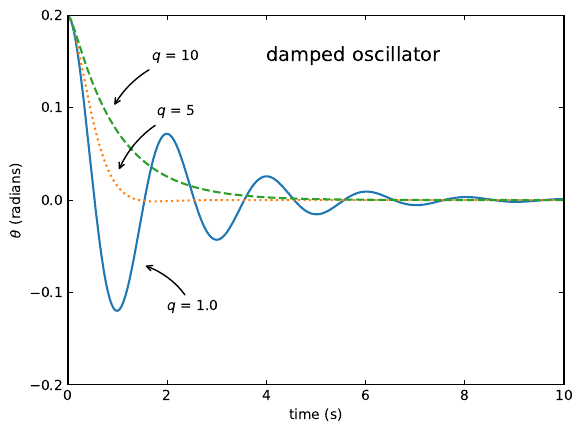

The Julia source for this figure:
using LaTeXStrings
using PyPlot

g = 9.8
l = 1.0
dt = 0.04
theta0 = 0.2
omega0 = 0.0

function euler_1step(theta0::Float64, omega0::Float64, dt::Float64, q::Float64)
	omega1::Float64 = omega0 - g/l*theta0*dt - q*omega0*dt
	theta1::Float64 = theta0 + omega1*dt
	theta1, omega1
end

function euler(theta0::Float64, omega0::Float64, dt::Float64, tend::Float64, q::Float64)
	n::Int64 = Int(tend/dt) + 1
	theta::Vector{Float64} = zeros(n)
	t::Vector{Float64} = zeros(n)
	theta[1] = theta0
	omega1::Float64 = omega0
	for i = 1:n-1
		theta[i+1], omega1 = euler_1step(theta[i], omega1, dt, q)
		t[i+1] = t[i] + dt
	end
	t, theta
end

function main()
	t1, theta1 = euler(theta0, omega0, dt, 10., 1.0)
	t5, theta5 = euler(theta0, omega0, dt, 10., 5.0)
	t10, theta10 = euler(theta0, omega0, dt, 10., 10.0)
	plot(t1, theta1)
	plot(t5, theta5, ":")
	plot(t10, theta10, "--")

	ax = gca()
	ax[:tick_params](direction = "in", right = true, top = true)
	xlim([0,10])
	ylim([-0.2, 0.2])
	xticks([0,2,4,6,8,10])
	yticks([-0.2,-0.1,0,0.1,0.2])
	xlabel("time (s)")
	ylabel("\$\\theta\$ (radians)")

	annotate("\$q\$ = 1.0", xy = (1.5, -0.07), xytext = (2, -0.12), arrowprops = Dict("arrowstyle" => "->", "connectionstyle" => "arc3,rad=.2"))
	annotate("\$q\$ = 5", xy = (1, 0.03), xytext = (1.8, 0.09), arrowprops = Dict("arrowstyle" => "->", "connectionstyle" => "arc3,rad=.2"))
	annotate("\$q\$ = 10", xy = (0.9, 0.1), xytext = (1.7, 0.15), arrowprops = Dict("arrowstyle" => "->", "connectionstyle" => "arc3,rad=.2"))
	annotate("damped oscillator", xy = (4, 0.15), fontsize = 14)

	savefig("Figure3.4.pdf", bbox_inches = "tight")
end

main()

# pygui(true)
# show()
